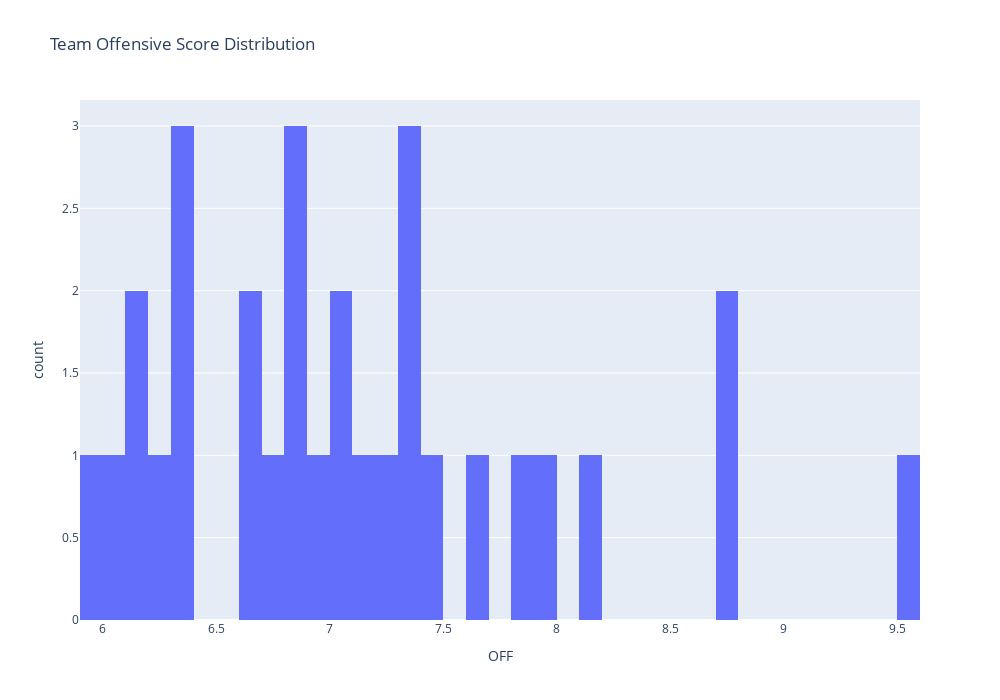
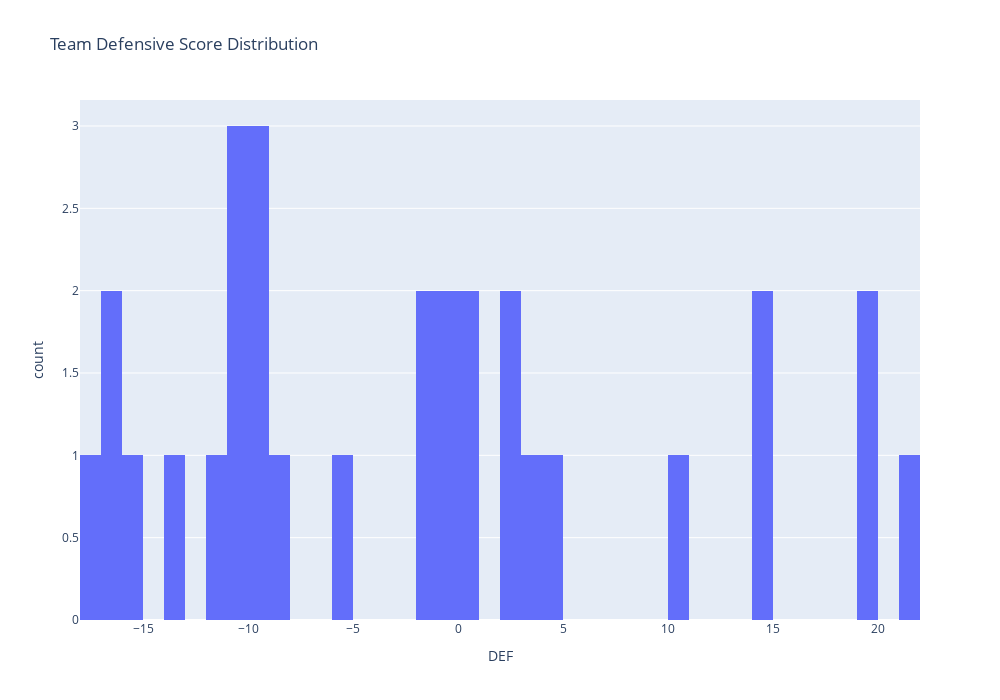
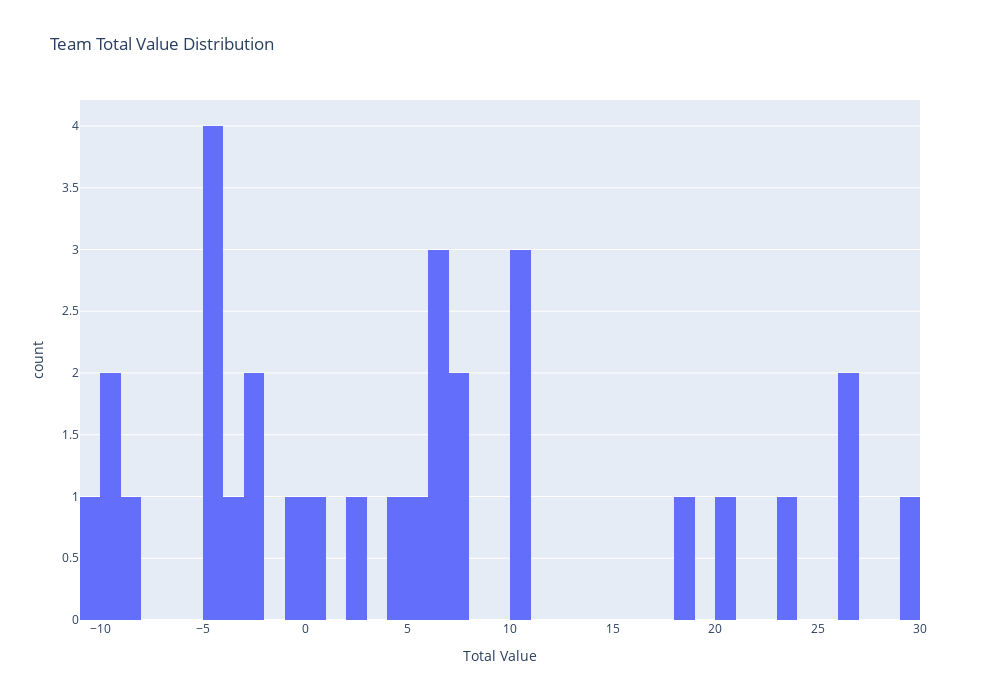

Notebook code for these charts, in order:
### Code cell
## plot various distributions of offensive and defensive values

team_off_hist = px.histogram(team_df, x='OFF', nbins=50, title='Team Offensive Score Distribution', height=700, width=1000)
team_off_hist.show()

team_def_hist = px.histogram(team_df, x='DEF', nbins=50, title='Team Defensive Score Distribution', height=700, width=1000)
team_def_hist.show()

team_val_hist = px.histogram(team_df, x='Total Value', nbins=50, title='Team Total Value Distribution', height=700, width=1000)
team_val_hist.show()

### Figure 1 — Plotly figure (JSON) as saved in the notebook; plotly's stock layout.template omitted (floating-point values rounded to 4 significant figures)
{"data": [{"alignmentgroup": "True", "bingroup": "x", "hovertemplate": "OFF=%{x}<br>count=%{y}<extra></extra>", "legendgroup": "", "marker": {"color": "#636efa", "pattern": {"shape": ""}}, "name": "", "nbinsx": 50, "offsetgroup": "", "orientation": "v", "showlegend": false, "type": "histogram", "x": [7.495, 7.152, 6.254, 7.333, 7.302, 6.396, 8.153, 6.87, 6.083, 5.96, 6.112, 6.963, 8.745, 7.08, 7.093, 6.399, 6.887, 7.945, 6.623, 7.809, 7.276, 8.742, 6.661, 7.665, 9.579, 6.125, 6.9, 7.322, 6.772, 6.346], "xaxis": "x", "yaxis": "y"}], "layout": {"barmode": "relative", "height": 700, "legend": {"tracegroupgap": 0}, "title": {"text": "Team Offensive Score Distribution"}, "width": 1000, "xaxis": {"anchor": "y", "domain": [0, 1], "title": {"text": "OFF"}}, "yaxis": {"anchor": "x", "domain": [0, 1], "title": {"text": "count"}}}}

### Figure 2 — Plotly figure (JSON) as saved in the notebook; plotly's stock layout.template omitted (floating-point values rounded to 4 significant figures)
{"data": [{"alignmentgroup": "True", "bingroup": "x", "hovertemplate": "DEF=%{x}<br>count=%{y}<extra></extra>", "legendgroup": "", "marker": {"color": "#636efa", "pattern": {"shape": ""}}, "name": "", "nbinsx": 50, "offsetgroup": "", "orientation": "v", "showlegend": false, "type": "histogram", "x": [10.76, -16.01, -9.475, -5.19, -0.3289, 4.077, 14.88, -0.7352, -2, 2, 14.78, -9.289, -8.29, 2.961, -1.19, -11.29, -17, -10.29, -10.9, 21.46, 3.68, -9.127, -10.92, 0.1161, -13.98, 0.7145, 19.71, -17.17, 19.63, -15.59], "xaxis": "x", "yaxis": "y"}], "layout": {"barmode": "relative", "height": 700, "legend": {"tracegroupgap": 0}, "title": {"text": "Team Defensive Score Distribution"}, "width": 1000, "xaxis": {"anchor": "y", "domain": [0, 1], "title": {"text": "DEF"}}, "yaxis": {"anchor": "x", "domain": [0, 1], "title": {"text": "count"}}}}

### Figure 3 — Plotly figure (JSON) as saved in the notebook; plotly's stock layout.template omitted (floating-point values rounded to 4 significant figures)
{"data": [{"alignmentgroup": "True", "bingroup": "x", "hovertemplate": "Total Value=%{x}<br>count=%{y}<extra></extra>", "legendgroup": "", "marker": {"color": "#636efa", "pattern": {"shape": ""}}, "name": "", "nbinsx": 50, "offsetgroup": "", "orientation": "v", "showlegend": false, "type": "histogram", "x": [18.26, -8.859, -3.221, 2.143, 6.973, 10.47, 23.03, 6.135, 4.083, 7.96, 20.89, -2.327, 0.4554, 10.04, 5.903, -4.895, -10.11, -2.344, -4.274, 29.27, 10.96, -0.3845, -4.257, 7.782, -4.405, 6.839, 26.61, -9.851, 26.4, -9.242], "xaxis": "x", "yaxis": "y"}], "layout": {"barmode": "relative", "height": 700, "legend": {"tracegroupgap": 0}, "title": {"text": "Team Total Value Distribution"}, "width": 1000, "xaxis": {"anchor": "y", "domain": [0, 1], "title": {"text": "Total Value"}}, "yaxis": {"anchor": "x", "domain": [0, 1], "title": {"text": "count"}}}}
